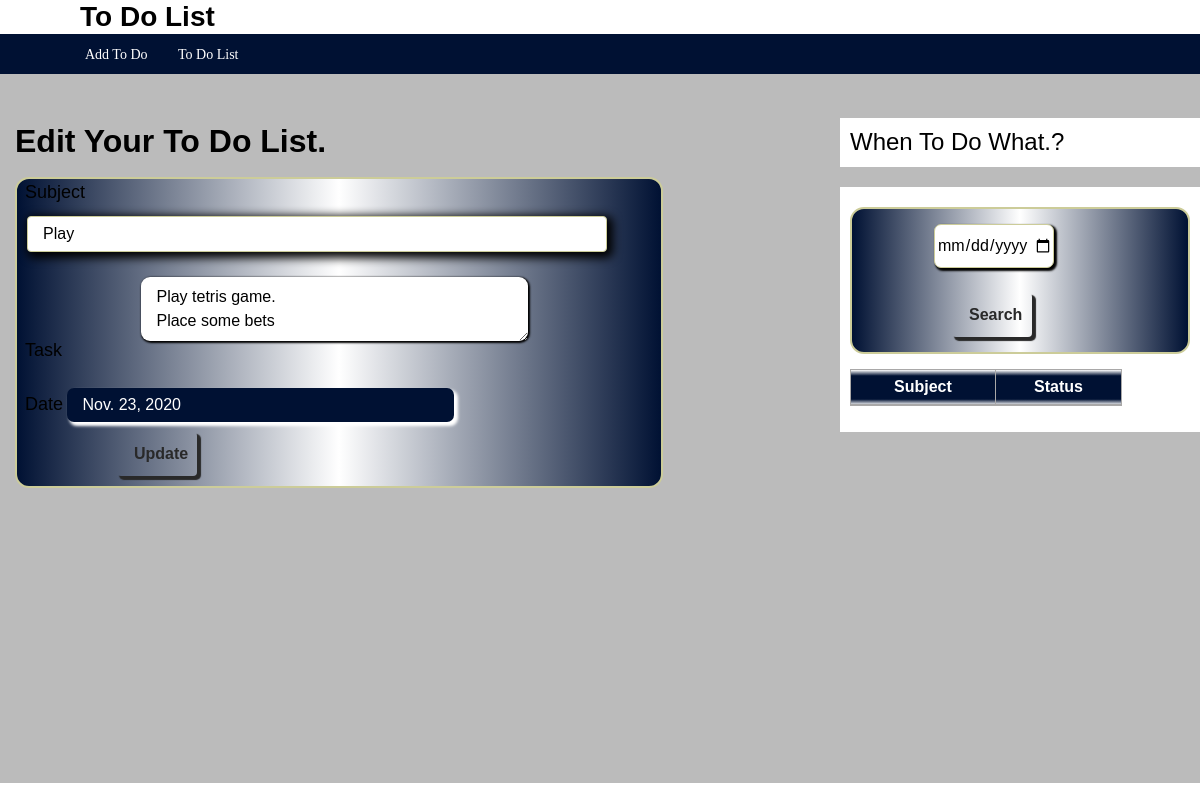
The app's page /edit/4 with its own data.
### todo/models.py (models this page shows, shortened)
class Todoing(models.Model):
    subject     =   models.CharField(max_length=200)
    task        =   models.TextField(max_length=200)
    date        =   models.DateField(blank=False, null=False)
    class Meta:
        verbose_name_plural  =  'Todoing'

### todo/views.py (the view)
# urls.py: path('edit/<int:id>', views.edit),
def edit(request, id):
    records = Todoing.objects.get(id=id)
    return render(request, "edit.html",{'todo':records})

### templates/edit.html (shortened to what this page needs)
<!DOCTYPE html>
{% extends 'base.html' %}
{% block content %}
  <h2 class="title mb-3">Edit Your To Do List.</h2>
    <form method="post" action="/update/{{ todo.id }}" enctype="multipart/form-data">{% csrf_token %}
        <label class="lable">Subject</label>
        <input type="text" class="baron" name="subject" id="todo.subject" maxlength="100" value="{{ todo.subject }}" required /><br>
        <label class="lable">Task</label>
        <textarea class="boron" name="task" id="todo.task" maxlength="5000" required>{{ todo.task }}</textarea><br><br>
        <label class="lable">Date</label>
        <input class="fin" name="date" id="todo.date" value="{{ todo.date }}" required /><br>
        <input type="submit" class="btn" value="Update" />
    </form>
{% endblock %}

### todo/static/css/style.css (style rules this page uses)
h1,h3,h2 { color: #033; font-weight: normal; }
.btn { background-color: #ccc; color: #033; box-shadow: 3px 3px 1px 1px; margin-left: 0; }
.fin { color: #fff; background-color: #013; box-shadow: 3px 3px 3px 1px; }
input { width: 60%; display: inline-block; border: 1px solid #cc9; box-sizing: border-box; height: 05%; border-radius: 07px; padding: 8px 15px 8px 15px; margin: 10px 0px 15px 85px; box-shadow: 2px 2px 2px 2px; }
input[type=submit] { margin: 10px 0px 10px 100px; width: 80px; }
.lable { color: #000; margin: 0 0 0 8px; font-size: 18px; background-color: ; }
textarea { width: 60%; display: inline-block; border: 1px solid #cccc99; box-sizing: border-box; border-radius: 09px; padding: 8px 15px 8px 15px; margin: 10px 0px 60px 82px; box-shadow: 1px 1px 2px 1px; }

### todo/static/css/main.css (style rules this page uses)
body, html { height: 100%; font-family: Poppins-Regular, sans-serif; }
h1,h2,h3,h4,h5,h6 { margin: 0px; color: #000; }
input { outline: none; border: none; }
textarea { outline: none; border: none; }

### records on screen
Todoing: subject "Play", task "Play tetris game. Place some bets", date "Nov. 23, 2020"
